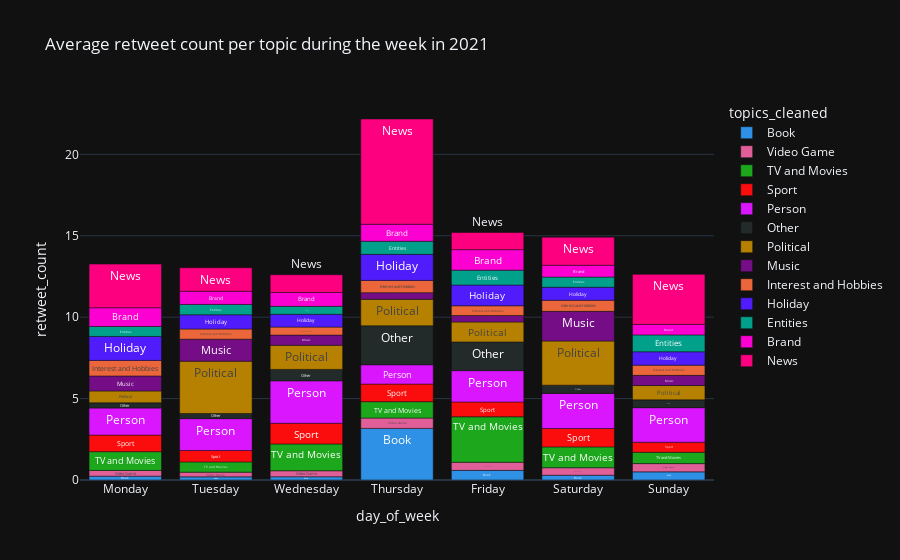

The cell this chart's notebook holds for it:
### Code cell
fig = px.bar(topic_analysis_2021_week_day, x="day_of_week", y="retweet_count", color="topics_cleaned", text="topics_cleaned", category_orders={'day_of_week': week_days}, color_discrete_sequence=px.colors.qualitative.Dark24, title='Average retweet count per topic during the week in 2021')
fig.show()

### Figure 1 — Plotly figure (JSON) as saved in the notebook; plotly's stock layout.template omitted (floating-point values rounded to 4 significant figures)
{"data": [{"alignmentgroup": "True", "hovertemplate": "topics_cleaned=%{text}<br>day_of_week=%{x}<br>retweet_count=%{y}<extra></extra>", "legendgroup": "Book", "marker": {"color": "#2E91E5", "pattern": {"shape": ""}}, "name": "Book", "offsetgroup": "Book", "orientation": "v", "showlegend": true, "text": ["Book", "Book", "Book", "Book", "Book", "Book", "Book"], "textposition": "auto", "x": ["Friday", "Monday", "Saturday", "Sunday", "Thursday", "Tuesday", "Wednesday"], "xaxis": "x", "y": [0.5918, 0.2353, 0.2955, 0.5, 3.17, 0.1935, 0.2], "yaxis": "y", "type": "bar"}, {"alignmentgroup": "True", "hovertemplate": "topics_cleaned=%{text}<br>day_of_week=%{x}<br>retweet_count=%{y}<extra></extra>", "legendgroup": "Video Game", "marker": {"color": "#E15F99", "pattern": {"shape": ""}}, "name": "Video Game", "offsetgroup": "Video Game", "orientation": "v", "showlegend": true, "text": ["Video Game", "Video Game", "Video Game", "Video Game", "Video Game", "Video Game", "Video Game"], "textposition": "auto", "x": ["Friday", "Monday", "Saturday", "Sunday", "Thursday", "Tuesday", "Wednesday"], "xaxis": "x", "y": [0.4968, 0.3511, 0.4583, 0.5071, 0.6349, 0.2898, 0.3669], "yaxis": "y", "type": "bar"}, {"alignmentgroup": "True", "hovertemplate": "topics_cleaned=%{text}<br>day_of_week=%{x}<br>retweet_count=%{y}<extra></extra>", "legendgroup": "TV and Movies", "marker": {"color": "#1CA71C", "pattern": {"shape": ""}}, "name": "TV and Movies", "offsetgroup": "TV and Movies", "orientation": "v", "showlegend": true, "text": ["TV and Movies", "TV and Movies", "TV and Movies", "TV and Movies", "TV and Movies", "TV and Movies", "TV and Movies"], "textposition": "auto", "x": ["Friday", "Monday", "Saturday", "Sunday", "Thursday", "Tuesday", "Wednesday"], "xaxis": "x", "y": [2.793, 1.154, 1.28, 0.6991, 1.006, 0.627, 1.646], "yaxis": "y", "type": "bar"}, {"alignmentgroup": "True", "hovertemplate": "topics_cleaned=%{text}<br>day_of_week=%{x}<br>retweet_count=%{y}<extra></extra>", "legendgroup": "Sport", "marker": {"color": "#FB0D0D", "pattern": {"shape": ""}}, "name": "Sport", "offsetgroup": "Sport", "orientation": "v", "showlegend": true, "text": ["Sport", "Sport", "Sport", "Sport", "Sport", "Sport", "Sport"], "textposition": "auto", "x": ["Friday", "Monday", "Saturday", "Sunday", "Thursday", "Tuesday", "Wednesday"], "xaxis": "x", "y": [0.913, 1.018, 1.132, 0.615, 1.083, 0.7015, 1.273], "yaxis": "y", "type": "bar"}, {"alignmentgroup": "True", "hovertemplate": "topics_cleaned=%{text}<br>day_of_week=%{x}<br>retweet_count=%{y}<extra></extra>", "legendgroup": "Person", "marker": {"color": "#DA16FF", "pattern": {"shape": ""}}, "name": "Person", "offsetgroup": "Person", "orientation": "v", "showlegend": true, "text": ["Person", "Person", "Person", "Person", "Person", "Person", "Person"], "textposition": "auto", "x": ["Friday", "Monday", "Saturday", "Sunday", "Thursday", "Tuesday", "Wednesday"], "xaxis": "x", "y": [1.924, 1.665, 2.151, 2.121, 1.187, 1.959, 2.606], "yaxis": "y", "type": "bar"}, {"alignmentgroup": "True", "hovertemplate": "topics_cleaned=%{text}<br>day_of_week=%{x}<br>retweet_count=%{y}<extra></extra>", "legendgroup": "Other", "marker": {"color": "#222A2A", "pattern": {"shape": ""}}, "name": "Other", "offsetgroup": "Other", "orientation": "v", "showlegend": true, "text": ["Other", "Other", "Other", "Other", "Other", "Other", "Other"], "textposition": "auto", "x": ["Friday", "Monday", "Saturday", "Sunday", "Thursday", "Tuesday", "Wednesday"], "xaxis": "x", "y": [1.765, 0.3222, 0.511, 0.4806, 2.394, 0.3149, 0.7016], "yaxis": "y", "type": "bar"}, {"alignmentgroup": "True", "hovertemplate": "topics_cleaned=%{text}<br>day_of_week=%{x}<br>retweet_count=%{y}<extra></extra>", "legendgroup": "Political", "marker": {"color": "#B68100", "pattern": {"shape": ""}}, "name": "Political", "offsetgroup": "Political", "orientation": "v", "showlegend": true, "text": ["Political", "Political", "Political", "Political", "Political", "Political", "Political"], "textposition": "auto", "x": ["Friday", "Monday", "Saturday", "Sunday", "Thursday", "Tuesday", "Wednesday"], "xaxis": "x", "y": [1.221, 0.7244, 2.708, 0.8806, 1.626, 3.213, 1.484], "yaxis": "y", "type": "bar"}, {"alignmentgroup": "True", "hovertemplate": "topics_cleaned=%{text}<br>day_of_week=%{x}<br>retweet_count=%{y}<extra></extra>", "legendgroup": "Music", "marker": {"color": "#750D86", "pattern": {"shape": ""}}, "name": "Music", "offsetgroup": "Music", "orientation": "v", "showlegend": true, "text": ["Music", "Music", "Music", "Music", "Music", "Music", "Music"], "textposition": "auto", "x": ["Friday", "Monday", "Saturday", "Sunday", "Thursday", "Tuesday", "Wednesday"], "xaxis": "x", "y": [0.3978, 0.9221, 1.824, 0.6245, 0.4065, 1.35, 0.6261], "yaxis": "y", "type": "bar"}, {"alignmentgroup": "True", "hovertemplate": "topics_cleaned=%{text}<br>day_of_week=%{x}<br>retweet_count=%{y}<extra></extra>", "legendgroup": "Interest and Hobbies", "marker": {"color": "#EB663B", "pattern": {"shape": ""}}, "name": "Interest and Hobbies", "offsetgroup": "Interest and Hobbies", "orientation": "v", "showlegend": true, "text": ["Interest and Hobbies", "Interest and Hobbies", "Interest and Hobbies", "Interest and Hobbies", "Interest and Hobbies", "Interest and Hobbies", "Interest and Hobbies"], "textposition": "auto", "x": ["Friday", "Monday", "Saturday", "Sunday", "Thursday", "Tuesday", "Wednesday"], "xaxis": "x", "y": [0.598, 0.9557, 0.6814, 0.6269, 0.7529, 0.6265, 0.4909], "yaxis": "y", "type": "bar"}, {"alignmentgroup": "True", "hovertemplate": "topics_cleaned=%{text}<br>day_of_week=%{x}<br>retweet_count=%{y}<extra></extra>", "legendgroup": "Holiday", "marker": {"color": "#511CFB", "pattern": {"shape": ""}}, "name": "Holiday", "offsetgroup": "Holiday", "orientation": "v", "showlegend": true, "text": ["Holiday", "Holiday", "Holiday", "Holiday", "Holiday", "Holiday", "Holiday"], "textposition": "auto", "x": ["Friday", "Monday", "Saturday", "Sunday", "Thursday", "Tuesday", "Wednesday"], "xaxis": "x", "y": [1.275, 1.47, 0.7993, 0.8213, 1.6, 0.8742, 0.7836], "yaxis": "y", "type": "bar"}, {"alignmentgroup": "True", "hovertemplate": "topics_cleaned=%{text}<br>day_of_week=%{x}<br>retweet_count=%{y}<extra></extra>", "legendgroup": "Entities", "marker": {"color": "#00A08B", "pattern": {"shape": ""}}, "name": "Entities", "offsetgroup": "Entities", "orientation": "v", "showlegend": true, "text": ["Entities", "Entities", "Entities", "Entities", "Entities", "Entities", "Entities"], "textposition": "auto", "x": ["Friday", "Monday", "Saturday", "Sunday", "Thursday", "Tuesday", "Wednesday"], "xaxis": "x", "y": [0.9126, 0.6128, 0.6246, 1.037, 0.8042, 0.6355, 0.4899], "yaxis": "y", "type": "bar"}, {"alignmentgroup": "True", "hovertemplate": "topics_cleaned=%{text}<br>day_of_week=%{x}<br>retweet_count=%{y}<extra></extra>", "legendgroup": "Brand", "marker": {"color": "#FB00D1", "pattern": {"shape": ""}}, "name": "Brand", "offsetgroup": "Brand", "orientation": "v", "showlegend": true, "text": ["Brand", "Brand", "Brand", "Brand", "Brand", "Brand", "Brand"], "textposition": "auto", "x": ["Friday", "Monday", "Saturday", "Sunday", "Thursday", "Tuesday", "Wednesday"], "xaxis": "x", "y": [1.261, 1.151, 0.7242, 0.6411, 1.045, 0.8101, 0.8488], "yaxis": "y", "type": "bar"}, {"alignmentgroup": "True", "hovertemplate": "topics_cleaned=%{text}<br>day_of_week=%{x}<br>retweet_count=%{y}<extra></extra>", "legendgroup": "News", "marker": {"color": "#FC0080", "pattern": {"shape": ""}}, "name": "News", "offsetgroup": "News", "orientation": "v", "showlegend": true, "text": ["News", "News", "News", "News", "News", "News", "News"], "textposition": "auto", "x": ["Friday", "Monday", "Saturday", "Sunday", "Thursday", "Tuesday", "Wednesday"], "xaxis": "x", "y": [1.051, 2.681, 1.727, 3.078, 6.464, 1.444, 1.089], "yaxis": "y", "type": "bar"}], "layout": {"xaxis": {"anchor": "y", "domain": [0.0, 1.0], "title": {"text": "day_of_week"}, "categoryorder": "array", "categoryarray": ["Monday", "Tuesday", "Wednesday", "Thursday", "Friday", "Saturday", "Sunday"]}, "yaxis": {"anchor": "x", "domain": [0.0, 1.0], "title": {"text": "retweet_count"}}, "legend": {"title": {"text": "topics_cleaned"}, "tracegroupgap": 0}, "title": {"text": "Average retweet count per topic during the week in 2021"}, "barmode": "relative"}}
